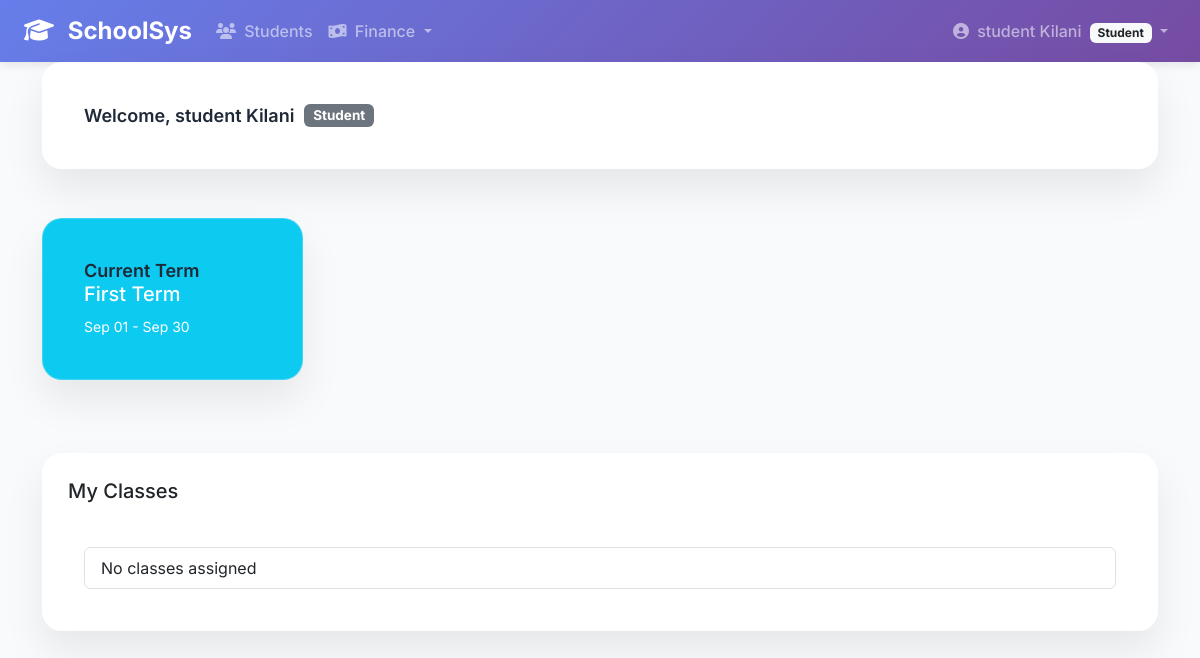
Screenshot of / (signed in) with the database file from the repository.
### core/models.py (models this page shows, shortened)
class User(AbstractUser):
    USER_TYPE_CHOICES = (
        ('admin', 'Administrator'),
        ('teacher', 'Teacher'),
        ('parent', 'Parent'),
        ('student', 'Student'),
        ('accountant', 'Accountant'),
    )
    user_type = models.CharField(max_length=10, choices=USER_TYPE_CHOICES)
    phone = models.CharField(max_length=15, blank=True)
    is_approved = models.BooleanField(default=False)  # For admin approval

class SchoolTerm(models.Model):
    session = models.ForeignKey(SchoolSession, on_delete=models.CASCADE)
    name = models.CharField(max_length=50,choices=TERM)  # "First Term", "Second Term", etc.
    start_date = models.DateField()
    end_date = models.DateField()
    is_current = models.BooleanField(default=False)

### core/views.py (the view)
# urls.py: path('', DashboardView.as_view(), name='dashboard'),
class DashboardView(LoginRequiredMixin, TemplateView):
    template_name = 'core/dashboard.html'
    def get_context_data(self, **kwargs):
        context = super().get_context_data(**kwargs)
        user = self.request.user
        context['current_term'] = SchoolTerm.objects.filter(is_current=True).first()
        if user.user_type in ['admin', 'staff']:
            context.update({
                'student_count': Student.objects.count(),
                'teacher_count': Teacher.objects.filter(is_active=True).count(),
                'pending_invoices': Invoice.objects.filter(is_paid=False).count(),
                'upcoming_events': Event.objects.filter(start_date__gte=timezone.now())[:5],
                'recent_payments': Payment.objects.order_by('-payment_date')[:5]
            })
        elif user.user_type == 'teacher':
            context['teacher_classes'] = user.teacher.classes_assigned.all()
        elif user.user_type == 'student':
            context['student_class'] = user.student.current_class
        elif user.user_type == 'parent':
            context['children'] = user.parent.children.all()
        return context

### templates/core/dashboard.html (shortened to what this page needs)
{% extends 'core/base.html' %}
{% block content %}
<div class="container">
    <div class="row mb-4">
        <div class="col-12">
            <div class="card">
                <div class="card-body">
                    <h4 class="card-title">
                        Welcome, {{ user.get_full_name }}
                        <span class="badge bg-secondary float-end">{{ user.get_user_type_display }}</span>
                    </h4>
                </div>
            </div>
        </div>
    </div>
    <div class="row mb-4">
        <div class="col-md-3 mb-4">
            <div class="card bg-info text-white">
                <div class="card-body">
                    <h6 class="card-title">Current Term</h6>
                    <h5>{{ current_term.name }}</h5>
                    <small>{{ current_term.start_date|date:"M d" }} - {{ current_term.end_date|date:"M d" }}</small>
                </div>
            </div>
        </div>
    </div>
    <div class="row">
        {% if user.user_type == 'student' %}
        <div class="col-md-12 mb-4">
            <div class="card">
                <div class="card-header">
                    <h5>My Classes</h5>
                </div>
                <div class="card-body">
                    <div class="list-group">
                        {% for class in student_classes %}
                        <a href="#" class="list-group-item list-group-item-action">
                            {{ class.name }}
                        </a>
                        {% empty %}
                        <div class="list-group-item">No classes assigned</div>
                        {% endfor %}
                    </div>
                </div>
            </div>
        </div>
        {% endif %}
    </div>
</div>
{% endblock %}

### templates/core/base.html (shortened to what this page needs)
<!DOCTYPE html>
<html lang="en">
<head>
    <link href="https://cdn.jsdelivr.net/npm/bootstrap@5.3.0/dist/css/bootstrap.min.css" rel="stylesheet">
    <link rel="stylesheet" href="https://cdnjs.cloudflare.com/ajax/libs/font-awesome/6.4.0/css/all.min.css">
</head>
<body>
    <nav class="navbar navbar-expand-lg navbar-dark bg-dark">
        <div class="container-fluid px-4">
            <a class="navbar-brand" href="{% url 'dashboard' %}">
                <i class="fas fa-graduation-cap me-2"></i>
                SchoolSys
            </a>
            <div class="collapse navbar-collapse" id="navbarContent">
                <ul class="navbar-nav me-auto">
                    {% if user.is_authenticated %}
                        <li class="nav-item">
                            <a class="nav-link" href="{% url 'student_list' %}">
                                <i class="fas fa-users me-1"></i>
                                Students
                            </a>
                        </li>
                        <li class="nav-item dropdown">
                            <a class="nav-link dropdown-toggle" href="#" id="financeDropdown" role="button" data-bs-toggle="dropdown">
                                <i class="fas fa-money-bill-wave me-1"></i>
                                Finance
                            </a>
                        </li>
                    {% endif %}
                </ul>
                <ul class="navbar-nav">
                    {% if user.is_authenticated %}
                        <li class="nav-item dropdown">
                            <a class="nav-link dropdown-toggle" href="#" id="userDropdown" role="button" data-bs-toggle="dropdown">
                                <i class="fas fa-user-circle me-1"></i>
                                {{ user.get_full_name|default:user.username }}
                                {% if user.user_type %}
                                <span class="badge bg-light text-dark ms-1">{{ user.get_user_type_display }}</span>
                                {% endif %}
                            </a>
                        </li>
                    {% else %}
                        <li class="nav-item">
                            <a class="nav-link" href="{% url 'login' %}">
                                <i class="fas fa-sign-in-alt me-1"></i> Login
                            </a>
                        </li>
                    {% endif %}
                </ul>
            </div>
        </div>
    </nav>
    <div class="main-content">
        {% block content %}{% endblock %}
    </div>
</body>
</html>

### templates/core/base.html (style rules this page uses)
* { margin: 0; padding: 0; box-sizing: border-box; }
body { font-family: 'Inter', -apple-system, BlinkMacSystemFont, sans-serif; background-color: #f8fafc; color: #333; min-height: 100vh; }
.navbar-brand { font-weight: 700; font-size: 1.5rem; }
.navbar-dark.bg-dark { background: linear-gradient(135deg, #667eea 0%, #764ba2 100%) !important; box-shadow: 0 2px 10px rgba(0, 0, 0, 0.1); }
.nav-link { font-weight: 500; transition: all 0.3s ease; }
.main-content { min-height: calc(100vh - 76px); padding: 0; }
.card { background: rgba(255, 255, 255, 0.95); backdrop-filter: blur(20px); border-radius: 20px; padding: 25px; box-shadow: 0 20px 40px rgba(0, 0, 0, 0.08); border: 1px solid rgba(255, 255, 255, 0.2); transition: transform 0.3s ease, box-shadow 0.3s ease; margin-bottom: 25px; }
.card-header { display: flex; align-items: center; justify-content: space-between; margin-bottom: 20px; padding: 0; background: transparent; border: none; }
.card-title { font-size: 18px; font-weight: 600; color: #1f2937; display: flex; align-items: center; gap: 10px; margin: 0; }

### rows the page displays
User: get_full_name "student Kilani", user_type "Student"
SchoolTerm: name "First Term", start_date "Sep 01", end_date "Sep 30"
